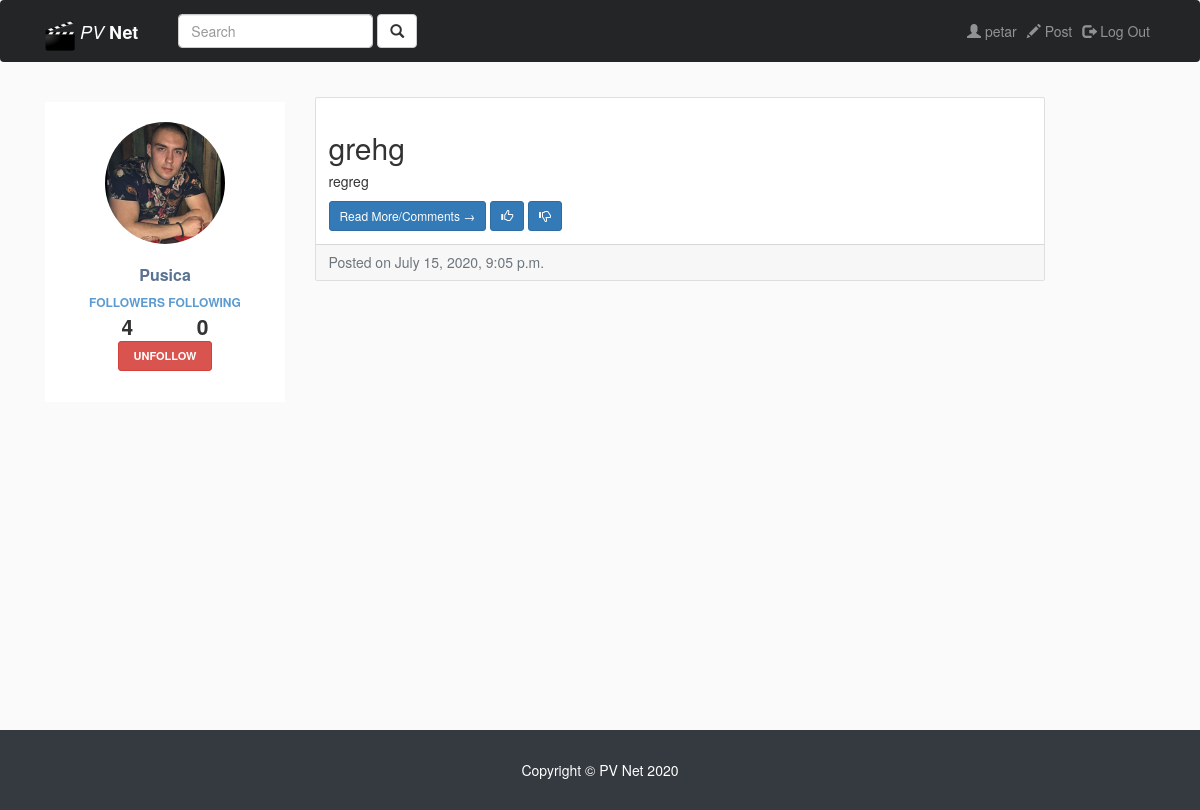
The page /users/profile/2/ (signed in) on the database as committed earlier.
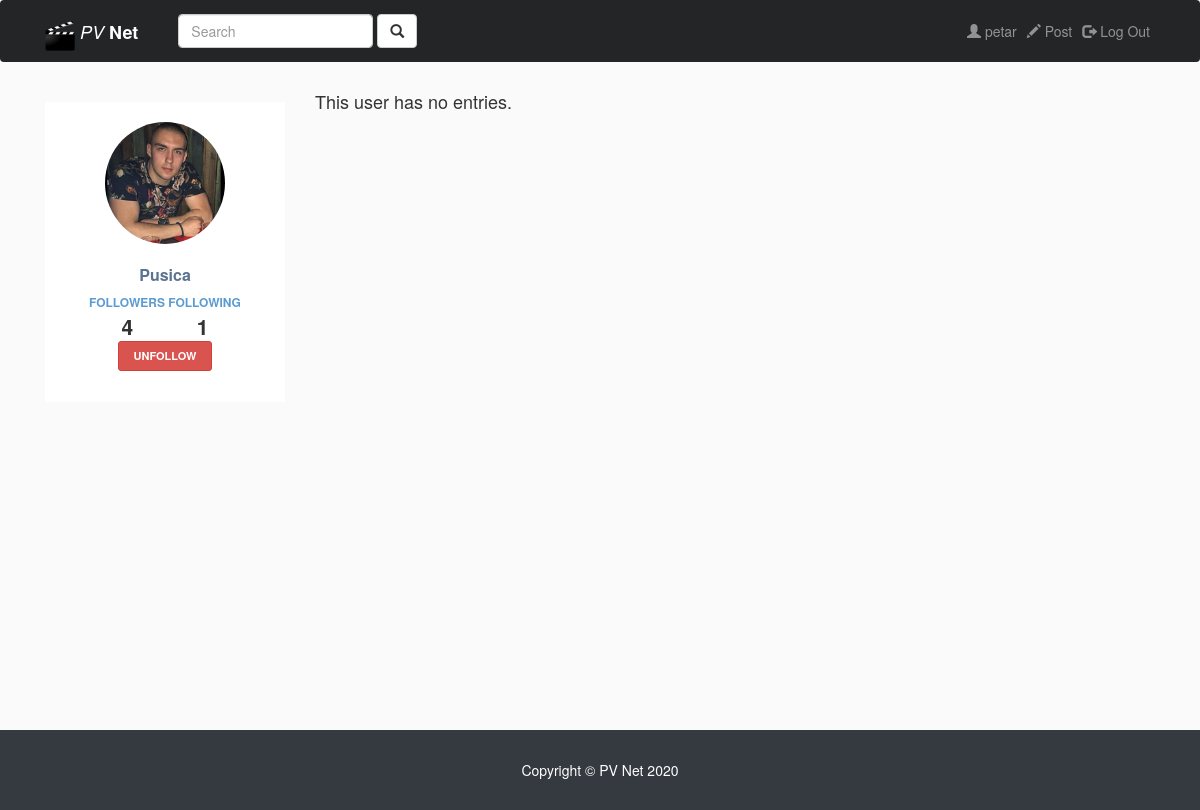
The same page on the database as committed later.
### entries/models.py (models this page shows, shortened)
class Entry(models.Model):
    entry_title = models.CharField(max_length=50)
    entry_text = models.TextField()
    entry_date = models.DateTimeField(auto_now_add=True)
    entry_author = models.ForeignKey(User, on_delete = models.CASCADE)
    class Meta:
        verbose_name_plural = 'entries'

### users/views.py (the view)
# urls.py: path('profile/<int:pk>/', views.ProfileView.as_view(), name='profile'),
class ProfileView(ListView):
    model = Entry
    template_name = 'users/profile.html'
    context_object_name = "profile_entries"
    paginate_by = 5
    def get_queryset(self):
        return Entry.objects.filter(entry_author_id=self.kwargs['pk']).order_by('-entry_date')
    def get_context_data(self, **kwargs):
        context = super().get_context_data(**kwargs)
        user = User.objects.filter(pk=self.kwargs['pk'])[0]
        is_following = user.userprofile.followers.all().filter(follower=self.request.user.userprofile).exists()
        followers_number = user.userprofile.followers.all().count()
        following_number = user.userprofile.following.all().count()
        context['followers_number'] = followers_number
        context['following_number'] = following_number
        context['entry_user'] = user
        context['is_following'] = is_following
        return context

### users/templates/users/profile.html
{% extends "entries/base.html" %}
{% load static %}
{% block content %}
<div class="row profile">
		<div class="col-md-3">
			<div class="profile-sidebar">
				<div class="profile-userpic">
          {% if entry_user.userprofile.image %}
          <img src="{{entry_user.userprofile.image.url}}" class="img-responsive" alt="No image">
            {% else %}
          <img class="img-responsive" src="{% static 'photo/no-photo.png' %}" alt="No image">
          {% endif %}
				</div>
				<div class="profile-userbuttons">
          <div id="follow-section">
            {% include "users/follow.html" %}
          </div>
				</div>
			</div>
		</div>
	</div>
	<div class="col-md-8">
		<div id="delete-section">
			{% include "users/userEntries.html" %}
		</div>
	</div>
{% endblock %}

### users/templates/users/follow.html (shortened to what this page needs)
<div class="profile-usertitle">
  <div class="profile-usertitle-name">
    {% if entry_user.username%}
    {{entry_user.username}}
    {% else %}
    {{ username }}
    {% endif %}
  </div>
  <div class="profile-usertitle-job">
    Followers Following
  </div>
  <span class="followers-following f">
  {{ followers_number }}
</span>
<span class="followers-following fer">
{{ following_number }}
</span>
</div>
{% if request.user.is_authenticated %}
  {% if request.user != entry_user %}
  <form method="post">
    {% if is_following %}
      {% if user_follow %}
        <button type="button" id="follow"  class="btn btn-danger btn-sm" value="{{ user_follow.pk }}" name="button">Unfollow</button>
      {% else %}
        <button type="button" id="follow"  class="btn btn-danger btn-sm" value="{{ entry_user.pk }}" name="button">Unfollow</button>
      {% endif %}
      {% else %}
        {% if user_follow %}
          <button type="button" id="follow" class="btn btn-success btn-sm" value="{{ user_follow.pk }}" name="button">Follow</button>
        {% else %}
          <button type="button" id="follow" class="btn btn-success btn-sm" value="{{ entry_user.pk }}" name="button">Follow</button>
        {% endif %}
    {% endif %}
  </form>
  {% else %}
  <h5 style="color: blue; font-size: 1.5em; font-weight: bold;"> My Profile</h5>
  {% endif %}
{% endif %}

### users/templates/users/userEntries.html (shortened to what this page needs)
    {% for entry in profile_entries %}
    <div class="card mb-4 mt-4">
    <div class="card-body">
        <h2 class="card-title">{{ entry.entry_title }}</h2>
        <p class="card-text"> {{ entry.entry_text|truncatechars:100 }}</p>
        <a href="{% url 'entry-detail' entry.pk %}" class="btn btn-primary btn-sm">Read More/Comments &rarr;</a>
        <a href="" class="btn btn-primary btn-sm"> <span class="glyphicon glyphicon-thumbs-up"></span> </a>
  <a href="" class="btn btn-primary btn-sm"> <span class="glyphicon glyphicon-thumbs-down"></span> </a>
    </div>
    <div class="card-footer text-muted">
        Posted on {{ entry.entry_date }}
    </div>
    </div>
    {% empty %}
    <h4>This user has no entries.</h4>
    {% endfor %}

Rows that differ between the two databases and show on the page:
removed Entry: entry_title "grehg", entry_text "regreg", entry_date "July 15, 2020, 9:05 p.m."
Other text that changed with them:
{{ following_number }}: "0" → "1"
text now shown: "This user has no entries."
